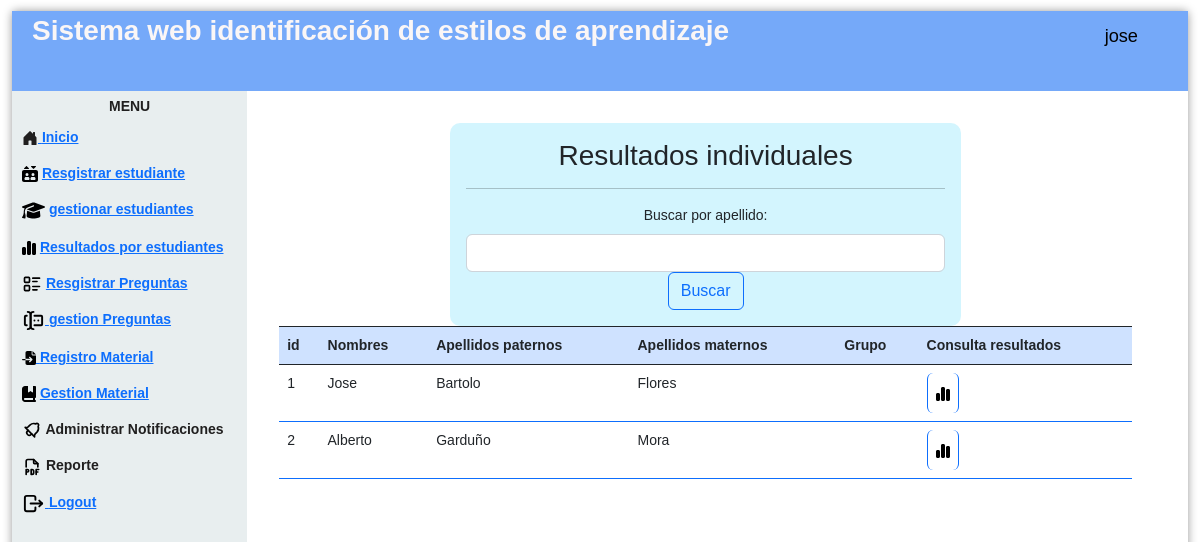
The page /estudiantesGraficasProfe.php (signed in) on the database its author committed.
### tables this page shows
CREATE TABLE `estudiante` (
  `idEstudiante` int(11) NOT NULL AUTO_INCREMENT,
  `nombre` varchar(45) NOT NULL,
  `apellidoPaterno` varchar(45) NOT NULL,
  `apellidoMaterno` varchar(45) DEFAULT NULL,
  `fechaNaci` date NOT NULL,
  `genero` varchar(5) NOT NULL,
  `correo` varchar(45) NOT NULL,
  `contraseña` varchar(100) NOT NULL,
  PRIMARY KEY (`idEstudiante`)
);

### estudiantesGraficasProfe.php (the view, shortened to what this page needs)
<!DOCTYPE html>
<html lang="en">
<head>
    <link href="https://cdn.jsdelivr.net/npm/bootstrap@5.2.2/dist/css/bootstrap.min.css" rel="stylesheet">
    <link href='css/nav.css' rel='stylesheet' type='text/css'>
    <link href='css/formulario.css' rel='stylesheet' type='text/css'>
</head>
<body>
<div class="page">
  <div class="pageHeader">
    <div class="title">Sistema web identificación de estilos de aprendizaje</div>
    <div class="userPanel"><span class="username" style="color:#000000";><i class="fa-solid fa-user-large"></i></svg>
          <?php   echo  $_SESSION["nombre"];
            ?></span></div>
  </div>
  <div class="main">
    <div class="nav">
      <div class="menu">
      <div class="title"><center>Menu</center></div>
      <ul>
          <li><a href="controlador/loginrol.php"> Inicio<a></li>
          <li>
            <a href="registroEstudiante.php"> Resgistrar estudiante<a></li>
            <li>
          <a href="gestionEsProfe.php"> gestionar estudiantes<a></li>
          <li>
            <a href="estudiantesGraficasProfe.php"> Resultados por estudiantes<a></li>
          <li>   <a href="registroPreguntaProfe.php"> Resgistrar Preguntas<a></li>
          <li><a href="gestionPreguntasProfe.php"> gestion Preguntas<a></li>
          <li>
            <a href="registroMaterialProfe.php">   Registro Material<a>
          </li>
          <li> <a href="gestionMaterialProfe.php">  Gestion Material<a> </li>
          <li>  Administrar Notificaciones</li>
          <li>  Reporte</li>
          <li><a href="controlador/cerrarsesion.php"> Logout<a></li>
        </ul>
      </div>
    </div>
    <div class="view col-12 p-3 ">
      <div class="container-fluid row">
        <div class="col-12 p-3">
        <form action="" method="get" class="col-10 p-3 m-auto formulario">
        <h3>Resultados individuales</h3>
           <hr    color="#000000";>
          <label for="buscarNombre" class="form-label">Buscar por apellido:</label>
          <input type="text" class="form-control" id="buscarNombre" name="buscarNombre">
          <button type="submit" class="btn btn-outline-primary">Buscar</button>
        </form>
        <?php
        include "modelo/conexion.php";
        $filtroNombre = isset($_GET['buscarNombre']) ? $_GET['buscarNombre'] : '';
        if (!empty($filtroNombre)) {
          $sql = $conexion->query("SELECT * FROM estudiante WHERE apellidoPaterno LIKE '%$filtroNombre%'");
        } else {
          $sql = $conexion->query("SELECT * FROM estudiante");
        }
        ?>
        <table class="table">
          <thead class="table bg-light text-dark table-striped table-bordered border-dark table-primary">
            <tr>
              <th scope="col">id</th>
              <th scope="col">Nombres</th>
              <th scope="col">Apellidos paternos</th>
              <th scope="col">Apellidos maternos</th>
              <th scope="col">Grupo</th>
              <th scope="col">Consulta resultados</th>
            </tr>
          </thead>
          <tbody class="table table table-striped table-hover table-bordered border-primary">
            <?php
              while($datos=$sql->fetch_object()){?>
            <tr>
              <td><?= $datos->idEstudiante ?></td>
              <td><?= $datos->nombre ?></td>
              <td><?= $datos->apellidoPaterno ?></td>
              <td><?= $datos->apellidoMaterno ?></td>
              <td><?= $datos->grupo ?></td>
              <td>
                <a href="resultadoAlumnoProfe.php?id=<?= $datos->idEstudiante ?>" class="btn btn-small btn btn-primary">
                </a>
              </td>
            </tr>
            <?php }
              ?>
          </tbody>
        </table>
      </div>
    </div>
    </div>
  </div>
</div>
</body>
</html>

### css/nav.css (style rules this page uses)
html { background-image: url(http://www.ultraimg.com/images/2UeGfhZ.jpg); }
body { padding: 0px; margin: 0px; font-family: "Open Sans"; font-size: 14px; }
.page { position: absolute; width: 98%; height: 98%; left: 1%; top: 1%; background-color: rgba(255, 255, 255, 0.7); -moz-border-radius: 4px; -webkit-border-radius: 4px; border-radius: 4px; -moz-box-shadow: 0 0 10px 0 rgba(0, 0, 0, 0.4); -webkit-box-shadow: 0 0 10px 0 rgba(0, 0, 0, 0.4); box-shadow: 0 0 10px 0 rgba(0, 0, 0, 0.4); }
.pageHeader { width: 100%; height: 80px; line-height: 50px; background-color: #75a9f9; color: rgb(250, 246, 246); -moz-box-sizing: border-box; -webkit-box-sizing: border-box; box-sizing: border-box; padding: 5px 20px; vertical-align: middle; }
.pageHeader .title { width: 70%; float: left; line-height: 30px; font-size: 2em; font-weight: 700; }
.pageHeader .userPanel { width: 30%; float: right; }
.pageHeader .userPanel .username { float: right; line-height: 40px; padding: 0px 20px; font-weight: 400; font-size: 1.3em; color:#201f1f; }
.main { position: relative; width: 100%; height: 100%; clear: both; background-color: white; }
.main .nav { width: 20%; height: 100%; float: left; background-color: rgba(227, 234, 235, 0.8); }
.main .nav .menu { width: 100%; margin: 5px; color: #201f1f; }
.main .nav .menu .title { font-weight: 700; font-size: 1em; text-transform: uppercase; }
.main .nav .menu ul { padding-left: 0px; }
.main .nav .menu ul li { cursor: pointer; list-style: none; margin: 5px 0px; padding: 5px 0px; font-weight: 600; margin-right: 10px; padding-left: 5px; -moz-border-radius: 4px; -webkit-border-radius: 4px; border-radius: 4px; transition: 0.25s all; }
.main .view { position: relative; overflow: hidden; }
.main .view ,img { float: right; padding-top: 3%; width: 80%; }
.view ,table { align-items: center; }

### css/formulario.css (style rules this page uses)
* { transition: .4s; box-sizing: border-box; font-family: 'arial'; }
body { background: rgba(255, 255, 255, 0.8); }
.formulario { width: 60%; margin: auto; text-align: center; background: #4dd7fa3f; padding-top: 30px; border-radius: 10px; }

### rows shown on the page
estudiante: idEstudiante "1", nombre "Jose", apellidoPaterno "Bartolo", apellidoMaterno "Flores"
estudiante: idEstudiante "2", nombre "Alberto", apellidoPaterno "Garduño", apellidoMaterno "Mora"

### other values the page prints
$_SESSION["nombre"] "jose"
